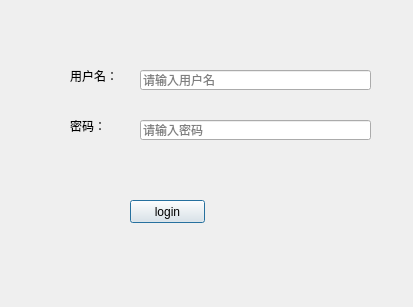
<?xml version="1.0" encoding="UTF-8"?>
<ui version="4.0">
 <class>logindlg</class>
 <widget class="QDialog" name="logindlg">
  <property name="geometry">
   <rect>
    <x>0</x>
    <y>0</y>
    <width>413</width>
    <height>307</height>
   </rect>
  </property>
  <property name="windowTitle">
   <string>Dialog</string>
  </property>
  <widget class="QLineEdit" name="PasswordEdit">
   <property name="geometry">
    <rect>
     <x>140</x>
     <y>120</y>
     <width>231</width>
     <height>20</height>
    </rect>
   </property>
   <property name="inputMask">
    <string/>
   </property>
   <property name="echoMode">
    <enum>QLineEdit::Password</enum>
   </property>
   <property name="placeholderText">
    <string>请输入密码</string>
   </property>
  </widget>
  <widget class="QLineEdit" name="UserNameEdit">
   <property name="geometry">
    <rect>
     <x>140</x>
     <y>70</y>
     <width>231</width>
     <height>20</height>
    </rect>
   </property>
   <property name="inputMask">
    <string/>
   </property>
   <property name="placeholderText">
    <string>请输入用户名</string>
   </property>
  </widget>
  <widget class="QLabel" name="label_2">
   <property name="geometry">
    <rect>
     <x>70</x>
     <y>120</y>
     <width>54</width>
     <height>12</height>
    </rect>
   </property>
   <property name="text">
    <string>密码：</string>
   </property>
  </widget>
  <widget class="QLabel" name="label">
   <property name="geometry">
    <rect>
     <x>70</x>
     <y>70</y>
     <width>54</width>
     <height>12</height>
    </rect>
   </property>
   <property name="text">
    <string>用户名：</string>
   </property>
  </widget>
  <widget class="QPushButton" name="pushButton">
   <property name="geometry">
    <rect>
     <x>130</x>
     <y>200</y>
     <width>75</width>
     <height>23</height>
    </rect>
   </property>
   <property name="text">
    <string>login</string>
   </property>
  </widget>
 </widget>
 <resources/>
 <connections/>
</ui>
